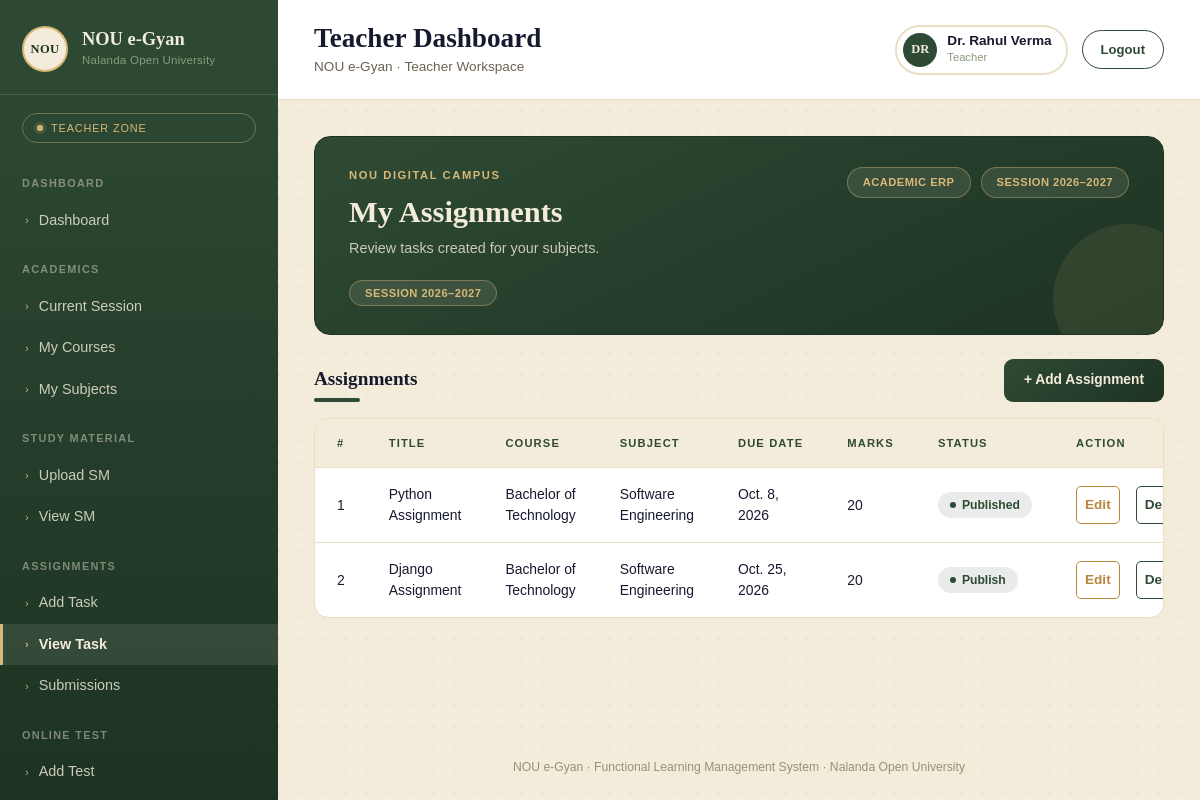
Page /teacher/view-task (signed in) on the committed database.
### myapp/models.py (models this page shows, shortened)
class AddTeacher(models.Model):
    user=models.OneToOneField(
        User,
        on_delete=models.CASCADE,
        related_name="Teacher"
    )
    id=models.IntegerField(primary_key=True,auto_created=True)
    employee_id=models.CharField(max_length=20,blank=None,null=True)
    teacher_name=models.CharField(max_length=50)
    email=models.EmailField(max_length=50,blank=None,null=True)
    mobile=models.CharField(max_length=13,blank=None,null=True)
    department=models.CharField(max_length=50,blank=None,null=True)
    designation=models.CharField(max_length=50,blank=None,null=True)
    username=models.CharField(max_length=50,blank=None,null=True)
    password=models.CharField(max_length=50,blank=None,null=True)
    status=models.CharField(max_length=20,blank=None,null=True)
    Dor=models.DateTimeField(null=True)
    Dou=models.DateTimeField(null=True)
    Dod=models.DateTimeField(null=True)

class AddTask(models.Model):
    id=models.IntegerField(primary_key=True,auto_created=True)
    title=models.CharField(max_length=50,unique=True)
    due_date=models.DateField()
    Dor_date=models.DateTimeField(null=True)
    course=models.CharField(max_length=50)
    subject=models.CharField(max_length=50)
    total_marks=models.IntegerField()
    attachment=models.FileField(upload_to='add_task',null=True)
    status=models.CharField(max_length=20)
    instruction=models.CharField(max_length=200)
    create_by=models.ForeignKey(
        User,
        on_delete=models.SET_NULL,null=True
    )

### myapp/views.py (the view)
# urls.py: path('teacher/view-task',views.t_view_task,name="t_view_task"),
@cache_control(no_cache=True,must_revalidate=True,no_store=True)
@login_required
def t_view_task(request):
    ab=AddTask.objects.all()
    return render(request,'teacher/view_task.html',{'ab':ab})

### myapp/templates/teacher/view_task.html (shortened to what this page needs)
{% extends "teacher/base.html" %} {% block content %}
<main class="content">
<div class="ms-wrap">
  <div class="ms-hero">
    <div class="ms-hero-top">
      <div>
        <div class="ms-eyebrow">NOU DIGITAL CAMPUS</div>
        <h1 class="ms-title">My Assignments</h1>
        <div class="ms-desc">Review tasks created for your subjects.</div>
      </div>
      <div class="ms-chips">
        <span class="ms-chip">ACADEMIC ERP</span>
        <span class="ms-chip">SESSION 2026–2027</span>
      </div>
    </div>
    <div class="ms-hero-badge">
      <span class="ms-chip">SESSION 2026–2027</span>
    </div>
  </div>
  <div class="ms-section-head">
    <div>
      <h2 class="ms-section-title">Assignments</h2>
      <div class="ms-section-rule"></div>
    </div>
    <button class="ms-add-btn">+ Add Assignment</button>
  </div>
  <div class="ms-panel">
    <table class="ms-table">
      <thead>
        <tr>
          <th style="width: 50px">#</th>
          <th>TITLE</th>
          <th>COURSE</th>
          <th>SUBJECT</th>
          <th>DUE DATE</th>
          <th>MARKS</th>
          <th>STATUS</th>
          <th>ACTION</th>
        </tr>
      </thead>
      <tbody>
        {% for i in ab %}
        <tr>
          <td>{{ i.id }}</td>
          <td>{{ i.title }}</td>
          <td>{{ i.course }}</td>
          <td>{{ i.subject }}</td>
          <td>{{ i.due_date }}</td>
          <td>{{ i.total_marks }}</td>
          <td><span class="ms-status"><span class="dot"></span>{{ i.status }}</span></td>
          <td>
            <span class="d-flex">
            <a href="{% url "t_edit_task" i.id %}" class="ms-link-action act-link act-edit">Edit</a>
            <a href="{% url "t_delete_task" i.id %}" class="ms-link-action act-link act-delete">Delete</a>
          </span>
          </td>
        </tr>
        {% empty %}
        <tr>
          <td colspan="8" class="ms-empty">No assignments found.</td>
        </tr>
        {% endfor %}
      </tbody>
    </table>
  </div>
</div>
</main>
{% endblock content%}

### myapp/templates/teacher/includes/navbar.html (shortened to what this page needs)
<header class="topbar">
  <div style="display: flex; align-items: center; gap: 14px">
    <div>
      <h1 class="page-title">Teacher Dashboard</h1>
      <div class="page-sub">NOU e-Gyan · Teacher Workspace</div>
    </div>
  </div>
  <div class="topbar-right">
    <div class="profile-chip">
      <div class="profile-avatar">{{ request.user.Teacher.teacher_name|slice:":2"|upper }}</div>
      <div>
        <div class="profile-name">{{ request.user.Teacher.teacher_name }}</div>
        <div class="profile-role">Teacher</div>
      </div>
    </div>
    <a href="{% url "logout" %}"><button class="logout-btn">Logout</button></a>
  </div>
</header>

### myapp/static/css/teacher.css (style rules this page uses)
:root { --ink: #171A2E; --ink-soft: #262B48; --brick: #2E4A34; --brick-deep: #1D3323; --parchment: #F3ECDA; --parchment-2:#E9DFC5; --brass: #B8863B; --brass-soft: #D8B876; --sage: #8A9B7C; --ink-text: #2A2418; --font-display: 'Cinzel', serif; --font-body: 'Work Sans', sans-serif; --sidebar-w: 278px; --ok: #4F7A5C; --warn: #B8863B; padding-top: env(safe-area-inset-top, 0px); padding-bottom: env(safe-area-inset-bottom, 0px); }
* { box-sizing: border-box; }
html,body { height:100%; }
body { margin:0; font-family: var(--font-body); background: var(--parchment); color: var(--ink-text); -webkit-font-smoothing: antialiased; }
a { text-decoration:none; color:inherit; }
button { font-family: inherit; }
.topbar { display:flex; align-items:center; justify-content:space-between; gap:20px; padding: 22px clamp(20px, 3vw, 44px); border-bottom: 1px solid var(--parchment-2); background: #fff; position: sticky; top:0; z-index:5; padding-top: calc(22px + env(safe-area-inset-top, 0px)); }
.page-title { font-family: var(--font-display); font-weight:600; font-size: clamp(1.35rem, 2.4vw, 1.7rem); color: var(--ink); margin:0; }
.page-sub { font-size:0.85rem; color: #6B6250; margin-top:2px; }
.topbar-right { display:flex; align-items:center; gap:14px; }
.profile-chip { display:flex; align-items:center; gap:10px; padding: 6px 14px 6px 6px; border: 2px solid var(--parchment-2); border-radius: 999px; }
.profile-avatar { width:34px; height:34px; border-radius:50%; background: var(--brick); color: var(--parchment); display:flex; align-items:center; justify-content:center; font-family: var(--font-display); font-size:0.78rem; font-weight:700; }
.profile-name { font-size:0.85rem; font-weight:600; color: var(--ink); line-height:1.1; }
.profile-role { font-size:0.7rem; color: var(--sage); }
.logout-btn { border:1px solid var(--brick); color: var(--brick); background: transparent; padding: 9px 18px; border-radius: 999px; font-size:0.82rem; font-weight:600; cursor:pointer; transition: background .15s ease, color .15s ease; }
.content { padding: clamp(20px, 3vw, 44px); flex:1; }

### rows in the picture
AddTask: id "1", title "Python Assignment", course "Bachelor of Technology", subject "Software Engineering", due_date "Oct. 8, 2026", total_marks "20", status "Published"
AddTask: id "2", title "Django Assignment", course "Bachelor of Technology", subject "Software Engineering", due_date "Oct. 25, 2026", total_marks "20", status "Publish"

### other values in the picture
{{ request.user.Teacher.teacher_name|slice:":2"|upper }} "DR"
{{ request.user.Teacher.teacher_name }} "Dr. Rahul Verma"
